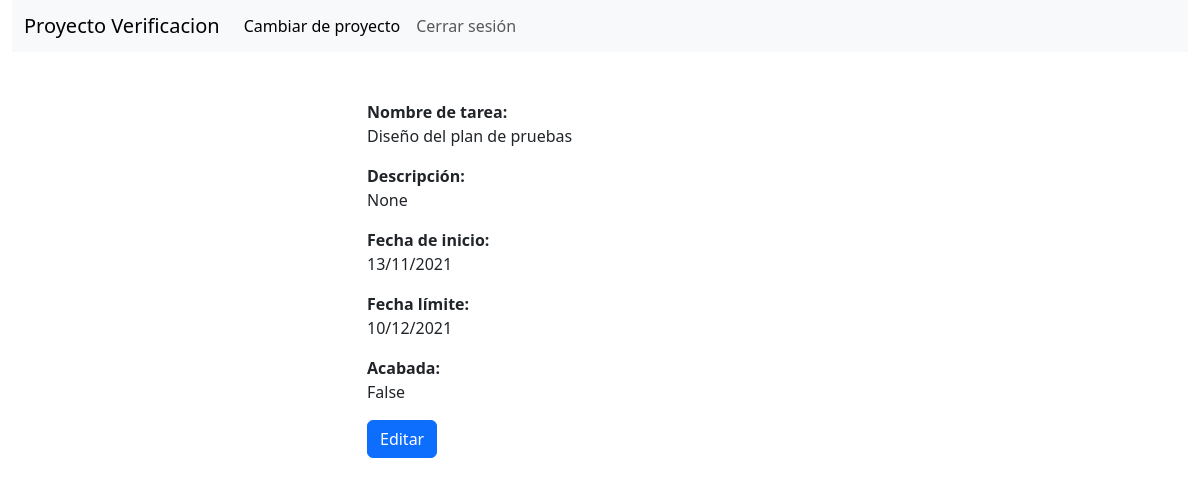
The app's page /proyectos/1/tareas/5 (signed in), older data.
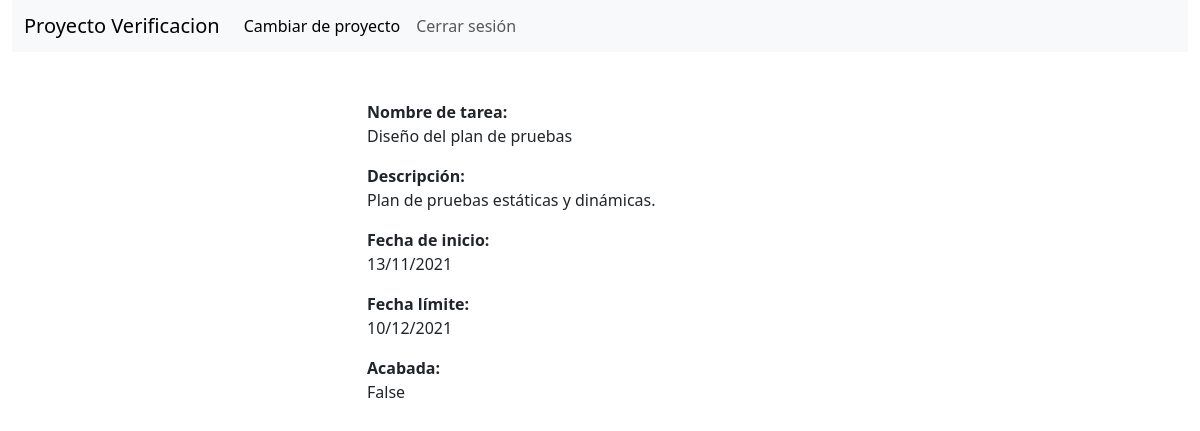
The same page, newer data.
### diagrama_gantt/models.py (models this page shows, shortened)
class Tarea(models.Model):
    proyecto = models.ForeignKey(Proyecto, on_delete=models.CASCADE)
    nombre_tarea = models.CharField(max_length=100)
    descripcion = models.CharField(max_length=500, blank=True, null=True)
    fecha_inicial = models.DateField()
    fecha_limite = models.DateField()
    esta_completado = models.BooleanField()

### tareas/views.py (the view)
# urls.py: path('<int:id_tarea>', views.ver_tarea, name='verTarea'),
@login_required(login_url='login')
def ver_tarea(request, id_proyecto, id_tarea):
    proyecto = Proyecto.objects.get(id=id_proyecto)
    if not request.user.has_perm('diagrama_gantt.view_tarea'):
        return redirect('gantt', id_proyecto)
    tarea = Tarea.objects.get(id=id_tarea)
    if tarea_contenida_en_proyecto_guard(id_proyecto, tarea):
        data = {
            'tarea': tarea,
            'proyecto': proyecto,
        }
        return render(request, 'ver_tarea.html', data)
    else:
        raise Http404(f"Tarea no encontrada en el proyecto {proyecto.nombre_proyecto}")

### tareas/views.py (called while the page is built)
def tarea_contenida_en_proyecto_guard(id_proyecto, tarea):
    return id_proyecto == tarea.proyecto_id

### tareas/templates/ver_tarea.html (shortened to what this page needs)
{% load bootstrap5 %}
<!DOCTYPE html>
<html lang="es">
<head>
    {% bootstrap_css %}
    {% load static %}
    <link rel="stylesheet" href="{% static 'styles_tareas.css' %}">
</head>
<body class="container-fluid">
<nav class="navbar navbar-expand-lg navbar-light bg-light">
    <div class="container-fluid">
        <a class="navbar-brand" href={% url 'gantt' proyecto.id %}>{{ proyecto.nombre_proyecto }}</a>
        <div class="collapse navbar-collapse" id="navbarSupportedContent">
            <ul class="navbar-nav me-auto mb-2 mb-lg-0">
                <li class="nav-item">
                    <a class="nav-link active" aria-current="page" href="#">Cambiar de proyecto</a>
                </li>
                <li class="nav-item">
                    <a class="nav-link" href="{% url 'cerrar_sesion' %}">Cerrar sesión</a>
                </li>
            </ul>
        </div>
    </div>
</nav>
<section class="container-fluid">
    <div class="d-flex row justify-content-center px-0 mx-0">
        <div class="col-5 mt-5">
            <p>
                <strong>Nombre de tarea:</strong><br>
                {{ tarea.nombre_tarea }}
            </p>
            <p>
                <strong>Descripción:</strong><br>
                {{ tarea.descripcion }}
            </p>
            <p>
                <strong>Fecha de inicio:</strong><br>
                {{ tarea.fecha_inicial|date:"d/m/Y" }}
            </p>
            <p>
                <strong>Fecha límite:</strong><br>
                {{ tarea.fecha_limite|date:"d/m/Y" }}
            </p>
            <p>
                <strong>Acabada:</strong><br>
                {{ tarea.esta_completado }}
            </p>
            {% if perms.diagrama_gantt.change_tarea %}
                <a href={% url 'editarTarea' proyecto.id tarea.id %} class="btn btn-primary">Editar</a>
            {% endif %}
        </div>
    </div>
</section>
</body>
</html>

Row changes from the older to the newer data that the page shows:
changed Tarea "Diseño del plan de pruebas": descripcion "None" → "Plan de pruebas estáticas y dinámicas."
Text that changed along with them:
text no longer shown: "Editar"
